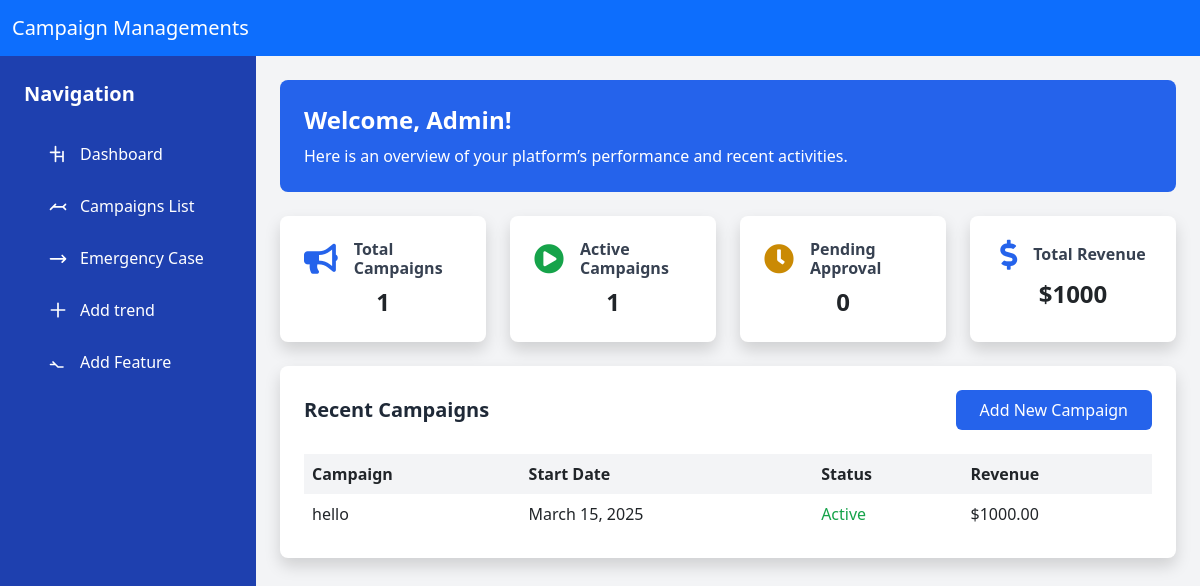
Screenshot of /admix/dashboard (signed in) with the database file from the repository.
### base/models.py (models this page shows, shortened)
class Campaign(models.Model):
    CATEGORY_CHOICES = [
        ('organisation/charity/npo/pbo', 'Organisation/Charity/NPO/PBO'),
        ('in loving memory of', 'In Loving Memory Of'),
        ('fire/drought/disaster/support', 'Fire/Drought/Disaster/Support'),
        ('education & training', 'Education & Training'),
        ('sport', 'sport'),
        ('Social welfare/commnity development/support', 'Social Welfare/Commnity Development/Support'),
        ('youth', 'youth'),
        ('arts & culture', 'Arts & Culture'),
        ('Nature conservation', 'Nature Conservation'),
        ('Animal Welfare/outreach', 'Animal Welfare/Outreach'),
        ('Vehicle', 'Vehicle'),
        ('Home', 'Home'),
        ('Business/App', 'Business/App'),
        ('legal', 'Legal'),
        ('Other', 'Other'),
    ]
    EVENT_CHOICE  = [
        ('aQuelle Midmar Mile 2025', 'aQuelle Midmar Mile 2025'),
        ('Hyrox johannesburg|Season 24/25', 'Hyrox johannesburg|Season 24/25'),
        ('vusa24', 'vusa24'),
        ('Comrades 2024', 'Comrades 2024'),
        ('WESEEYOU EVENT', 'WESEEYOU EVENT'),
        ('AMASHOVA DURBA CLASSIC', 'AMASHOVA DURBA CLASSIC'),
        ('IRONMAN 70.3 -2024', 'IRONMAN 70.3 -2024'),
        ('ANNUAL KIDS CHRISTMAS PARTY', 'ANNUAL KIDS CHRISTMAS PARTY'),
        ('aQuelle Midmar Mile 2025', 'aQuelle Midmar Mile 2025'),
    ]
    SECTOR_CHOICE = [
        ('child welfare','Child Welfare'),
        ('education','Education'),
        ('Community development','Community Development'),
        ('Environmental','Environmental'),
        ('Health','Health'),
        ('medical','Medical'),
    ]
    campaign_name = models.CharField( max_length=50)
    monetary = models.DecimalField( max_digits=15, decimal_places=2)
    category = models.CharField(max_length=100 , choices= CATEGORY_CHOICES)
    story = models.TextField()
    sector = models.CharField(max_length=100, choices=SECTOR_CHOICE, null=True)
    event = models.CharField(max_length=100, choices=EVENT_CHOICE)
    start_date = models.DateTimeField(auto_now_add=True)
    end_date = models.DateTimeField(auto_now_add=True)
    images = models.ImageField(upload_to='images/')
    video_url = models.URLField(max_length=1000 , blank=True)
    social_link  = models.URLField( max_length=1000, blank=True)
    address = models.CharField(max_length=100,null=True)
    address1 = models.CharField(max_length=100)
    city  = models.CharField( max_length=100)
    zipcode = models.CharField( max_length=50)
    state = models.CharField(max_length=50)
    country = CountryField(blank_label='(select country)', null=True, blank=True)
    organization_payment = models.BooleanField(default=False)
    single_payment = models.BooleanField(default=False)
    is_featured = models.BooleanField(default=False)
    user = models.ForeignKey(CustomUser, on_delete=models.CASCADE,blank=True,null=True)
    goal = models.DecimalField(max_digits=10, decimal_places=2,default=0.00)
    token = models.CharField( max_length=32, unique=True, blank=True, default=generate_unique_token)
    is_launch =models.BooleanField(default=False)
    is_status = models.BooleanField(default=False)
    is_emergency =models.BooleanField(default=False)
    is_trending = models.BooleanField(default=False)

### admix/views.py (the view)
# urls.py: path('dashboard',dashboard,name='dashboard'),
@login_required(login_url='admix:login')
def dashboard(request):
    campaign_count =Campaign.objects.count()
    active_campaign = Campaign.objects.filter(is_launch= True).count()
    pending_campaign = Campaign.objects.filter(is_launch= False).count()
    total = Donation.objects.aggregate(total_amount=Sum('amount'))['total_amount']
    total = total if total else 0
    campaign = Campaign.objects.all().order_by('-start_date')[:3]
    context ={
        'campaign_count':campaign_count,
        'active_campaign':active_campaign,
        'pending_campaign':pending_campaign,
        'total':total,
        'campaign':campaign
    }
    return render (request, 'admin/dashboard.html',context)

### base/templates/admin/dashboard.html (shortened to what this page needs)
{% extends "admin/admin-base.html" %}
{% block content %}
<!DOCTYPE html>
<html lang="en">
<head>
    <script src="https://cdn.tailwindcss.com"></script>
    <link href="https://cdnjs.cloudflare.com/ajax/libs/font-awesome/5.15.4/css/all.min.css" rel="stylesheet">
</head>
<body class="bg-gray-100">
    <div class="flex min-h-screen flex-col md:flex-row">
        <aside class="w-full md:w-64 bg-blue-800 text-white p-6">
            <h2 class="text-xl font-semibold">Navigation</h2>
            <nav class="mt-4 space-y-2">
                <a href="/" class="flex items-center py-2.5 px-4 rounded hover:bg-blue-600">
                    <svg class="h-5 w-5 mr-3" xmlns="http://www.w3.org/2000/svg" fill="none" viewBox="0 0 24 24" stroke="currentColor">
                        <path stroke-linecap="round" stroke-linejoin="round" stroke-width="2" d="M3 10h11M9 21V3m9 18v-6m0 0H9m9 0V9"/>
                    </svg>
                    Dashboard
                </a>
                <a href="{% url 'admix:list_campaign' %}" class="flex items-center py-2.5 px-4 rounded hover:bg-blue-600">
                    <svg class="h-5 w-5 mr-3" xmlns="http://www.w3.org/2000/svg" fill="none" viewBox="0 0 24 24" stroke="currentColor">
                        <path stroke-linecap="round" stroke-linejoin="round" stroke-width="2" d="M3 16l3-3m0 0l3-3m-3 3h12m0 0l3 3m-3-3l3-3"/>
                    </svg>
                    Campaigns List
                </a>
                <a href="{% url 'admix:emergency' %}" class="flex items-center py-2.5 px-4 rounded hover:bg-blue-600">
                    <svg class="h-5 w-5 mr-3" xmlns="http://www.w3.org/2000/svg" fill="none" viewBox="0 0 24 24" stroke="currentColor">
                        <path stroke-linecap="round" stroke-linejoin="round" stroke-width="2" d="M17 9l4 4m0 0l-4 4m4-4H3"/>
                    </svg>
                    Emergency Case
                </a>
                <a href="{% url 'admix:trending' %}" class="flex items-center py-2.5 px-4 rounded hover:bg-blue-600">
                    <svg class="h-5 w-5 mr-3" xmlns="http://www.w3.org/2000/svg" fill="none" viewBox="0 0 24 24" stroke="currentColor">
                        <path stroke-linecap="round" stroke-linejoin="round" stroke-width="2" d="M12 4v16m8-8H4"/>
                    </svg>
                    Add  trend
                </a>
                <a href="{% url 'admix:feature' %}" class="flex items-center py-2.5 px-4 rounded hover:bg-blue-600">
                    <svg class="h-5 w-5 mr-3" xmlns="http://www.w3.org/2000/svg" fill="none" viewBox="0 0 24 24" stroke="currentColor">
                        <path stroke-linecap="round" stroke-linejoin="round" stroke-width="2" d="M3 15h6m0 0l3 3m-3-3l-3-3m6 6h6"/>
                    </svg>
                    Add Feature
                </a>
            </nav>
        </aside>
        <main class="flex-1 p-6">
            <section class="bg-blue-600 text-white rounded-lg p-6 mb-6">
                <h2 class="text-2xl font-bold">Welcome, Admin!</h2>
                <p class="mt-2">Here is an overview of your platform’s performance and recent activities.</p>
            </section>
            <section class="grid grid-cols-1 sm:grid-cols-2 md:grid-cols-4 gap-6 mb-6">
                <div class="bg-white shadow rounded-lg p-4">
                    <div class="flex items-center justify-center">
                        <i class="fas fa-bullhorn text-blue-600 text-3xl mr-4"></i>
                        <h3 class="text-gray-700 font-semibold">Total Campaigns</h3>
                    </div>
                    <p class="text-2xl font-bold text-center mt-2">{{campaign_count}}</p>
                </div>
                <div class="bg-white shadow rounded-lg p-4">
                    <div class="flex items-center justify-center">
                        <i class="fas fa-play-circle text-green-600 text-3xl mr-4"></i>
                        <h3 class="text-gray-700 font-semibold">Active Campaigns</h3>
                    </div>
                    <p class="text-2xl font-bold text-center mt-2">{{active_campaign}}</p>
                </div>
                <div class="bg-white shadow rounded-lg p-4">
                    <div class="flex items-center justify-center">
                        <i class="fas fa-clock text-yellow-600 text-3xl mr-4"></i>
                        <h3 class="text-gray-700 font-semibold">Pending Approval</h3>
                    </div>
                    <p class="text-2xl font-bold text-center mt-2">{{pending_campaign}}</p>
                </div>
                <div class="bg-white shadow rounded-lg p-4">
                    <div class="flex items-center justify-center">
                        <i class="fas fa-dollar-sign text-blue-600 text-3xl mr-4"></i>
                        <h3 class="text-gray-700 font-semibold">Total Revenue</h3>
                    </div>
                    <p class="text-2xl font-bold text-center mt-2">${{total}}</p>
                </div>
            </section>
            <section class="bg-white shadow rounded-lg p-6">
                <div class="flex justify-between items-center mb-4">
                    <h2 class="text-xl font-semibold text-gray-800">Recent Campaigns</h2>
                    <a href="#" class="px-4 py-2 bg-blue-600 text-white rounded hover:bg-blue-700">
                        Add New Campaign
                    </a>
                </div>
                <table class="w-full table-auto border-collapse">
                    <thead>
                        <tr class="bg-gray-100">
                            <th class="p-2 text-left">Campaign</th>
                            <th class="p-2 text-left">Start Date</th>
                            <th class="p-2 text-left">Status</th>
                            <th class="p-2 text-left">Revenue</th>
                        </tr>
                    </thead>
                    <tbody>
                        {% if  campaign %}
                        {% for campaign in campaign  %}
                        <tr>
                            <td class="p-2">{{campaign.campaign_name}}</td>
                            <td class="p-2">{{campaign.start_date|date}}</td>
                            {% if campaign.is_launch %}
                            <td class="p-2 text-green-600">Active</td>
                            {% else %}
                            <td class="p-2 text-yellow-600">Pending</td>
                            {% endif %}
                            <td class="p-2">${{campaign.goal}}</td>
                        </tr>
                        {% endfor %}
                        {% endif %}
                    </tbody>
                </table>
            </section>
        </main>
    </div>
</body>
</html>
{% endblock content %}

### base/templates/admin/admin-base.html (style rules this page uses)
body { background-color: #f8f9fa; }

### rows the page displays
Campaign: campaign_name "hello", start_date "March 15, 2025", is_launch "Active", goal "1000.00"

### other values shown
{{ campaign_count }} "1"
{{ active_campaign }} "1"
{{ pending_campaign }} "0"
{{ total }} "1000"
